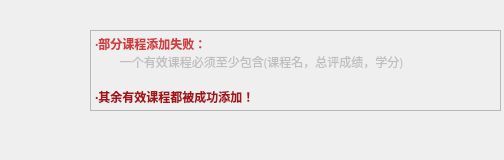
<?xml version="1.0" encoding="UTF-8"?>
<ui version="4.0">
 <class>Dialog</class>
 <widget class="QDialog" name="Dialog">
  <property name="geometry">
   <rect>
    <x>0</x>
    <y>0</y>
    <width>504</width>
    <height>160</height>
   </rect>
  </property>
  <property name="windowTitle">
   <string>Dialog</string>
  </property>
  <widget class="QWidget" name="errorWidget" native="true">
   <property name="geometry">
    <rect>
     <x>20</x>
     <y>50</y>
     <width>51</width>
     <height>51</height>
    </rect>
   </property>
  </widget>
  <widget class="QTextEdit" name="textEdit">
   <property name="enabled">
    <bool>false</bool>
   </property>
   <property name="geometry">
    <rect>
     <x>90</x>
     <y>30</y>
     <width>411</width>
     <height>81</height>
    </rect>
   </property>
   <property name="font">
    <font>
     <family>微软雅黑</family>
     <pointsize>11</pointsize>
    </font>
   </property>
   <property name="readOnly">
    <bool>true</bool>
   </property>
   <property name="html">
    <string>&lt;!DOCTYPE HTML PUBLIC &quot;-//W3C//DTD HTML 4.0//EN&quot; &quot;http://www.w3.org/TR/REC-html40/strict.dtd&quot;&gt;
&lt;html&gt;&lt;head&gt;&lt;meta name=&quot;qrichtext&quot; content=&quot;1&quot; /&gt;&lt;style type=&quot;text/css&quot;&gt;
p, li { white-space: pre-wrap; }
&lt;/style&gt;&lt;/head&gt;&lt;body style=&quot; font-family:'微软雅黑'; font-size:11pt; font-weight:400; font-style:normal;&quot;&gt;
&lt;p style=&quot; margin-top:0px; margin-bottom:0px; margin-left:0px; margin-right:0px; -qt-block-indent:0; text-indent:0px;&quot;&gt;&lt;span style=&quot; font-family:'SimSun'; font-size:9pt; font-weight:600; color:#d13e40;&quot;&gt;·部分课程添加失败：&lt;/span&gt;&lt;/p&gt;
&lt;p style=&quot; margin-top:0px; margin-bottom:0px; margin-left:0px; margin-right:0px; -qt-block-indent:0; text-indent:0px;&quot;&gt;&lt;span style=&quot; font-family:'SimSun'; font-size:9pt;&quot;&gt;        一个有效课程必须至少包含(课程名，总评成绩，学分)&lt;/span&gt;&lt;/p&gt;
&lt;p style=&quot;-qt-paragraph-type:empty; margin-top:0px; margin-bottom:0px; margin-left:0px; margin-right:0px; -qt-block-indent:0; text-indent:0px; font-family:'SimSun'; font-size:9pt;&quot;&gt;&lt;br /&gt;&lt;/p&gt;
&lt;p style=&quot; margin-top:0px; margin-bottom:0px; margin-left:0px; margin-right:0px; -qt-block-indent:0; text-indent:0px;&quot;&gt;&lt;span style=&quot; font-family:'SimSun'; font-size:9pt; font-weight:600; color:#a51417;&quot;&gt;·其余有效课程都被成功添加！&lt;/span&gt;&lt;/p&gt;&lt;/body&gt;&lt;/html&gt;</string>
   </property>
  </widget>
 </widget>
 <resources/>
 <connections/>
</ui>
